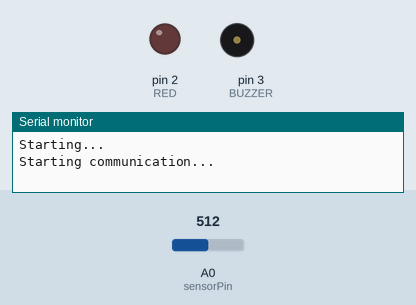
Bench run of a sketch on a simulated Arduino Uno, built with avr-gcc and run on an emulated ATmega328P. On the bench: output pins drawn as LEDs (lit = HIGH), buzzer (waves = sounding, pin HIGH), the last lines printed to the serial monitor. Inputs (shaded band) come from the test bench; at power-on: A0 (sensorPin) = 512.

Above: at 0.1 s.
At 2.3 s:
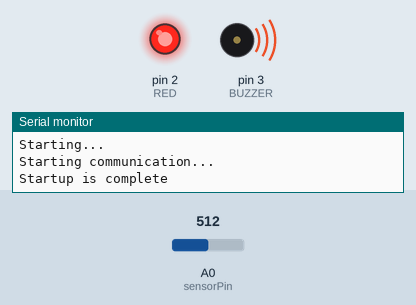
At 4.7 s:
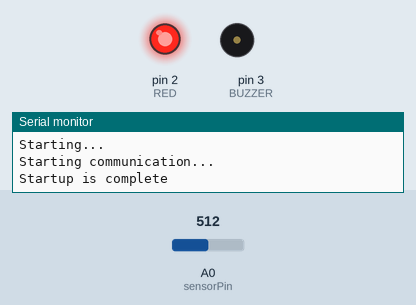
4.8 s: A0 (sensorPin) set to 535
Timing chart, 0 to 7.8 s (numbered marks = the images above; inputs shaded):
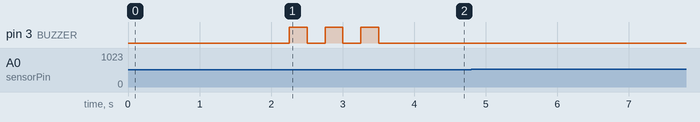

The sketch:

SCRIPT-Propellant-Evaluation.ino
```cpp
/*PROPELLANT EVALUATION MACHINE CODE* 20Hz/

/*PINS AND OBJECTS*/
int RED = 2;
int BUZZER = 3;

/*CONSTANTS AND VARIABLES*/
const int sensorPin = A0;                   /* Pin where the pressure transducer is connected */
const float sensorMaxPressure = 200.0;      /* Maximum pressure of the transducer (in PSI) */
const float analogMax = 1023.0;             /* Maximum analog value (10-bit ADC) */
const float voltageAtZeroPressure = 0.5;    /* Voltage output from sensor at 0 PSI (adjust if needed) */
const float sensorVoltageRange = 4.5;       /* Voltage output range from sensor (0.5V to 4.5V) */
const float supplyVoltage = 5.0;            /* Supply Voltage for the sensor (5V)*/
float zeroValue = 0;                        /* Calibration value for each measurement (adjusted for temperature and external conditions) */
float zeroVoltage = 0;                      /* Calibration value in voltage */
float zeroPressure = 0;                     /* Calibration value in pressure */

int sensorValue;
float sensorVoltage;

bool start = false;
float pressure = 0;
float time = 0;
unsigned long time_new = 0;
unsigned long time_old = 0;

void setup() {
  Serial.begin(115200);
  Serial.flush();
  Serial.println("Starting...");
  pinMode(RED, OUTPUT);
  pinMode(BUZZER, OUTPUT);
  Serial.println("Starting communication...");
  Serial.flush();

  delay(250+2000);
  zeroValue = analogRead(sensorPin);
  zeroVoltage = (zeroValue / analogMax) * supplyVoltage;
  zeroPressure = ((zeroVoltage - voltageAtZeroPressure) / sensorVoltageRange) * sensorMaxPressure;
  Serial.println("Startup is complete");
  digitalWrite(RED, HIGH);
  digitalWrite(BUZZER, HIGH);
  delay(250);
  digitalWrite(BUZZER, LOW);
  delay(250);
  digitalWrite(BUZZER, HIGH);
  delay(250);
  digitalWrite(BUZZER, LOW);
  delay(250);
  digitalWrite(BUZZER, HIGH);
  delay(250);
  digitalWrite(BUZZER, LOW);
}

void loop() {
  sensorValue = analogRead(sensorPin);
  sensorVoltage = (sensorValue / analogMax) * supplyVoltage;
  pressure = ((sensorVoltage - voltageAtZeroPressure) / sensorVoltageRange) * sensorMaxPressure - zeroPressure;
  if (pressure >= 2.0){
    if(start == false){
      time_old = millis();
    }
    time_new = millis();
    start = true;

    time += (time_new - time_old) / 1000.0;
    time_old = time_new;

    Serial.print(time,3);
    Serial.print(",");
    Serial.println(pressure,3);
    delay(48.67);
  }
}
```
